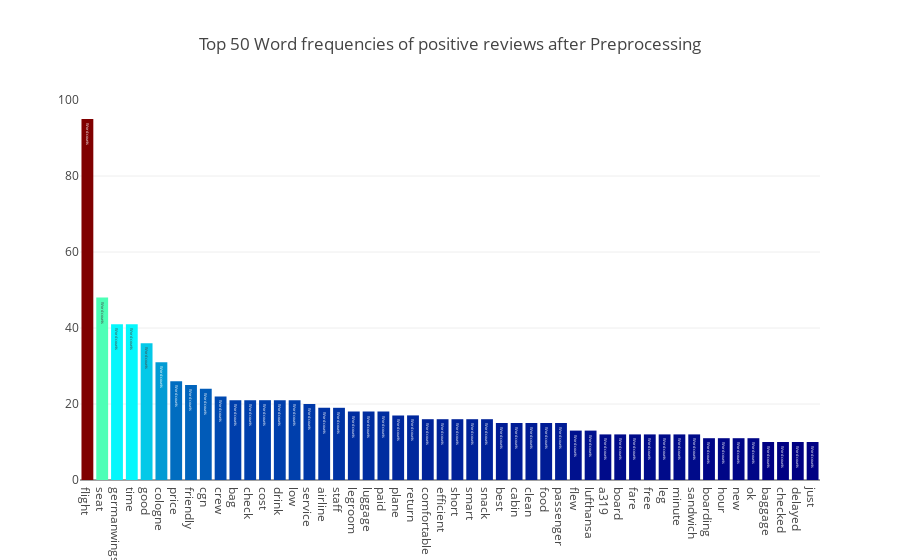

Notebook code for this chart:
### Code cell
pos_text = list(pos_review)
show_word_frequencies(pos_text, title='Top 50 Word frequencies of positive reviews after Preprocessing')

### Figure 1 — Plotly figure (JSON) as saved in the notebook; plotly's stock layout.template omitted (floating-point values rounded to 4 significant figures)
{"data": [{"marker": {"color": [95, 48, 41, 41, 36, 31, 26, 25, 24, 22, 21, 21, 21, 21, 21, 20, 19, 19, 18, 18, 18, 17, 17, 16, 16, 16, 16, 16, 15, 15, 15, 15, 15, 13, 13, 12, 12, 12, 12, 12, 12, 12, 11, 11, 11, 11, 10, 10, 10, 10], "colorscale": "Jet"}, "text": "Word counts", "type": "bar", "uid": "b95e3b23-ff6b-488c-a57f-243ed2e3b89b", "x": ["flight", "seat", "germanwings", "time", "good", "cologne", "price", "friendly", "cgn", "crew", "bag", "check", "cost", "drink", "low", "service", "airline", "staff", "legroom", "luggage", "paid", "plane", "return", "comfortable", "efficient", "short", "smart", "snack", "best", "cabin", "clean", "food", "passenger", "flew", "lufthansa", "a319", "board", "fare", "free", "leg", "minute", "sandwich", "boarding", "hour", "new", "ok", "baggage", "checked", "delayed", "just"], "y": [95, 48, 41, 41, 36, 31, 26, 25, 24, 22, 21, 21, 21, 21, 21, 20, 19, 19, 18, 18, 18, 17, 17, 16, 16, 16, 16, 16, 15, 15, 15, 15, 15, 13, 13, 12, 12, 12, 12, 12, 12, 12, 11, 11, 11, 11, 10, 10, 10, 10]}], "layout": {"title": {"text": "Top 50 Word frequencies of positive reviews after Preprocessing"}}}
